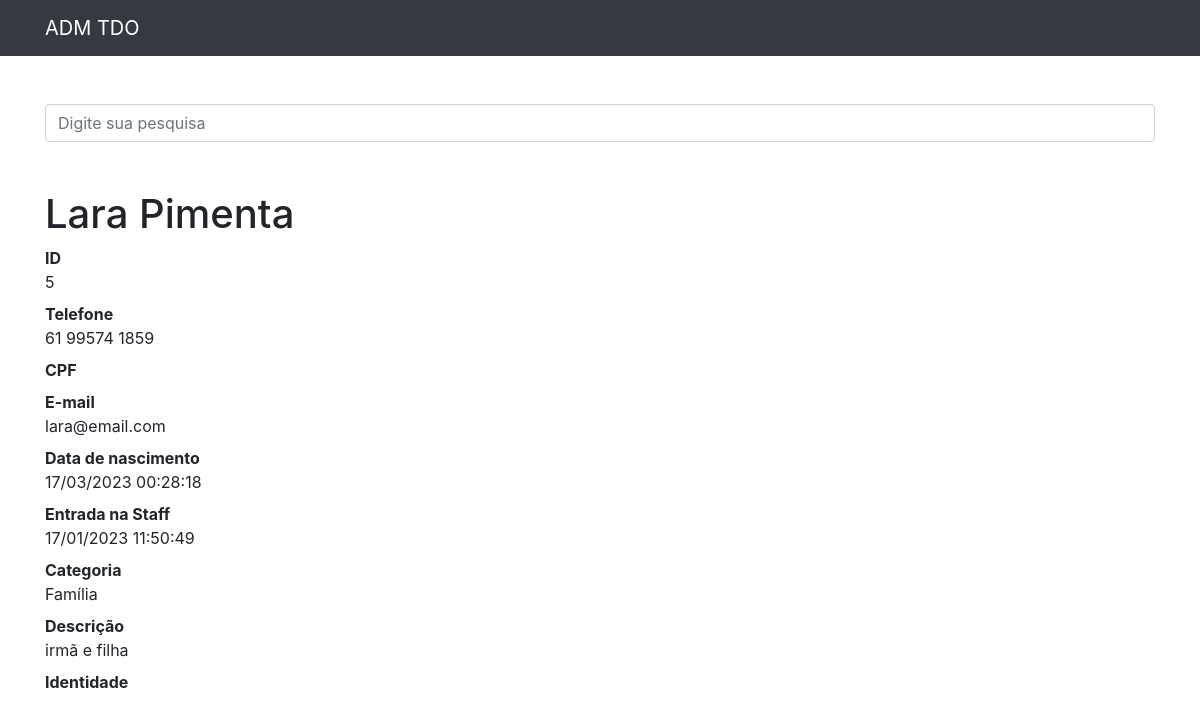
The page /5 on the database its author committed.
### contatos/models.py (models this page shows, shortened)
class Contato(models.Model):
    Ja_saiu_da_staff = 1
    Saiu_mais_de_1x = 2
    Permaneceu = 3
    SAIDA_ENTRADA = (
        (Ja_saiu_da_staff, '1x'),
        (Saiu_mais_de_1x, '>2x'),
        (Permaneceu, 'Perma'),
    )
    nome = models.CharField(max_length=255)
    sobrenome = models.CharField(max_length=255, blank=True)
    telefone = models.CharField(max_length=255)
    email = models.EmailField(max_length=255)
    cpf = models.CharField(max_length=255)
    Saida_staff = models.PositiveSmallIntegerField(choices=SAIDA_ENTRADA, blank=True, null=True)
    entrada_staff = models.DateTimeField(default=timezone.now)
    data_nascimento = models.DateTimeField(default=timezone.now)
    descricao = models.TextField(blank=True)
    categoria = models.ForeignKey(Categoria, on_delete=models.DO_NOTHING)
    mostrar = models.BooleanField(default=True)
    foto = models.ImageField(blank=True, upload_to='fotos/%Y/%m/')
    identidade_front = models.ImageField(blank=True, upload_to='fotos/%Y/%m/')
    identidade_back = models.ImageField(blank=True, upload_to='fotos/%Y/%m/')

class Categoria(models.Model):
    nome = models.CharField(max_length=255)
    def __str__(self):
        return self.nome

### contatos/views.py (the view)
# urls.py: path('<int:contato_id>', views.ver_contato, name='ver_contato'),
def ver_contato(request,contato_id):
    contato = get_object_or_404(Contato,id=contato_id)
    if not contato.mostrar :
        raise Http404()
    return render(request,'contatos/ver_contato.html',{
        'contato': contato
})

### contatos/templates/contatos/ver_contato.html (shortened to what this page needs)
{%extends 'base.html'%}
{%block conteudo%}
<h1 class="mt-5">{{ contato.nome }} {{ contato.sobrenome }}</h1>
    <dl>
      <dt>ID</dt>
      <dd>{{ contato.id }}</dd>
      <dt>Telefone</dt>
      <dd>{{ contato.telefone }}</dd>
      <dt>CPF</dt>
      <dt>E-mail</dt>
      <dd>{{ contato.email }}</dd>
      <dt>Data de nascimento</dt>
      <dd>{{ contato.data_nascimento|date:'d/m/Y H:i:s' }}</dd>
      <dt>Entrada na Staff</dt>
      <dd>{{ contato.entrada_staff|date:'d/m/Y H:i:s' }}</dd>
      <dt>Categoria</dt>
      <dd>{{ contato.categoria }}</dd>
      <dt>Descrição</dt>
      <dd>
        {{ contato.descricao }}
        </dd>
      <dt>Identidade</dt>
    </dl>
{%endblock%}

### rows shown on the page
Contato: nome "Lara", sobrenome "Pimenta", id "5", telefone "61 99574 1859", email "lara@email.com", data_nascimento "17/03/2023 00:28:18", entrada_staff "17/01/2023 11:50:49", categoria "Família", descricao "irmã e filha"
